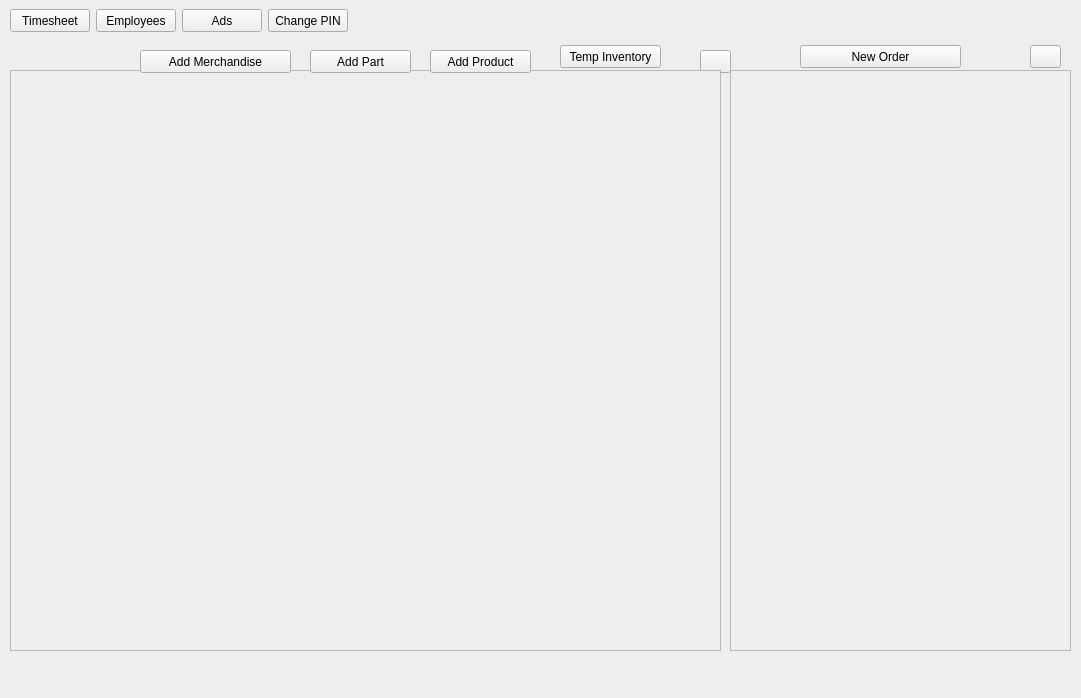
<?xml version="1.0" encoding="UTF-8"?>
<ui version="4.0">
 <class>merging</class>
 <widget class="QMainWindow" name="merging">
  <property name="geometry">
   <rect>
    <x>0</x>
    <y>0</y>
    <width>1081</width>
    <height>698</height>
   </rect>
  </property>
  <property name="windowTitle">
   <string>MainWindow</string>
  </property>
  <property name="styleSheet">
   <string notr="true">background-color: #eeeeee;
color: black;</string>
  </property>
  <widget class="QWidget" name="centralwidget">
   <widget class="QPushButton" name="filter_inventory_bt">
    <property name="geometry">
     <rect>
      <x>700</x>
      <y>50</y>
      <width>31</width>
      <height>23</height>
     </rect>
    </property>
    <property name="text">
     <string/>
    </property>
    <property name="icon">
     <iconset>
      <normaloff>images/filter.png</normaloff>images/filter.png</iconset>
    </property>
   </widget>
   <widget class="QPushButton" name="new_order_bt">
    <property name="geometry">
     <rect>
      <x>800</x>
      <y>45</y>
      <width>161</width>
      <height>23</height>
     </rect>
    </property>
    <property name="text">
     <string>New Order</string>
    </property>
   </widget>
   <widget class="QWidget" name="horizontalLayoutWidget">
    <property name="geometry">
     <rect>
      <x>0</x>
      <y>0</y>
      <width>1081</width>
      <height>41</height>
     </rect>
    </property>
    <layout class="QHBoxLayout" name="horizontalLayout">
     <item>
      <spacer name="horizontalSpacer_2">
       <property name="orientation">
        <enum>Qt::Horizontal</enum>
       </property>
       <property name="sizeType">
        <enum>QSizePolicy::Fixed</enum>
       </property>
       <property name="sizeHint" stdset="0">
        <size>
         <width>10</width>
         <height>20</height>
        </size>
       </property>
      </spacer>
     </item>
     <item>
      <widget class="QPushButton" name="timesheet_bt">
       <property name="sizePolicy">
        <sizepolicy hsizetype="Fixed" vsizetype="Fixed">
         <horstretch>0</horstretch>
         <verstretch>0</verstretch>
        </sizepolicy>
       </property>
       <property name="minimumSize">
        <size>
         <width>80</width>
         <height>23</height>
        </size>
       </property>
       <property name="text">
        <string>Timesheet</string>
       </property>
      </widget>
     </item>
     <item>
      <widget class="QPushButton" name="employees_bt">
       <property name="sizePolicy">
        <sizepolicy hsizetype="Fixed" vsizetype="Fixed">
         <horstretch>0</horstretch>
         <verstretch>0</verstretch>
        </sizepolicy>
       </property>
       <property name="minimumSize">
        <size>
         <width>80</width>
         <height>23</height>
        </size>
       </property>
       <property name="text">
        <string>Employees</string>
       </property>
      </widget>
     </item>
     <item>
      <widget class="QPushButton" name="ads_bt">
       <property name="sizePolicy">
        <sizepolicy hsizetype="Fixed" vsizetype="Fixed">
         <horstretch>0</horstretch>
         <verstretch>0</verstretch>
        </sizepolicy>
       </property>
       <property name="minimumSize">
        <size>
         <width>80</width>
         <height>23</height>
        </size>
       </property>
       <property name="text">
        <string>Ads</string>
       </property>
      </widget>
     </item>
     <item>
      <widget class="QPushButton" name="change_pin_bt">
       <property name="sizePolicy">
        <sizepolicy hsizetype="Fixed" vsizetype="Fixed">
         <horstretch>0</horstretch>
         <verstretch>0</verstretch>
        </sizepolicy>
       </property>
       <property name="minimumSize">
        <size>
         <width>80</width>
         <height>23</height>
        </size>
       </property>
       <property name="text">
        <string>Change PIN</string>
       </property>
      </widget>
     </item>
     <item>
      <spacer name="horizontalSpacer">
       <property name="orientation">
        <enum>Qt::Horizontal</enum>
       </property>
       <property name="sizeHint" stdset="0">
        <size>
         <width>40</width>
         <height>20</height>
        </size>
       </property>
      </spacer>
     </item>
    </layout>
   </widget>
   <widget class="QWidget" name="widget" native="true">
    <property name="geometry">
     <rect>
      <x>0</x>
      <y>0</y>
      <width>1081</width>
      <height>41</height>
     </rect>
    </property>
    <property name="styleSheet">
     <string notr="true"/>
    </property>
   </widget>
   <widget class="QScrollArea" name="order_scroll_area">
    <property name="geometry">
     <rect>
      <x>730</x>
      <y>70</y>
      <width>341</width>
      <height>581</height>
     </rect>
    </property>
    <property name="widgetResizable">
     <bool>true</bool>
    </property>
    <widget class="QWidget" name="scrollAreaWidgetContents">
     <property name="geometry">
      <rect>
       <x>0</x>
       <y>0</y>
       <width>339</width>
       <height>579</height>
      </rect>
     </property>
    </widget>
   </widget>
   <widget class="QScrollArea" name="inventory_scroll_area">
    <property name="geometry">
     <rect>
      <x>10</x>
      <y>70</y>
      <width>711</width>
      <height>581</height>
     </rect>
    </property>
    <property name="widgetResizable">
     <bool>true</bool>
    </property>
    <widget class="QWidget" name="scrollAreaWidgetContents_2">
     <property name="geometry">
      <rect>
       <x>0</x>
       <y>0</y>
       <width>709</width>
       <height>579</height>
      </rect>
     </property>
    </widget>
   </widget>
   <widget class="QPushButton" name="filter_order_bt">
    <property name="geometry">
     <rect>
      <x>1030</x>
      <y>45</y>
      <width>31</width>
      <height>23</height>
     </rect>
    </property>
    <property name="text">
     <string/>
    </property>
    <property name="icon">
     <iconset>
      <normaloff>images/filter.png</normaloff>images/filter.png</iconset>
    </property>
   </widget>
   <widget class="QPushButton" name="temp_inv_bt">
    <property name="geometry">
     <rect>
      <x>560</x>
      <y>45</y>
      <width>101</width>
      <height>23</height>
     </rect>
    </property>
    <property name="text">
     <string>Temp Inventory</string>
    </property>
   </widget>
   <widget class="QPushButton" name="add_product_bt">
    <property name="geometry">
     <rect>
      <x>430</x>
      <y>50</y>
      <width>101</width>
      <height>23</height>
     </rect>
    </property>
    <property name="text">
     <string>Add Product</string>
    </property>
   </widget>
   <widget class="QPushButton" name="add_part_bt">
    <property name="geometry">
     <rect>
      <x>310</x>
      <y>50</y>
      <width>101</width>
      <height>23</height>
     </rect>
    </property>
    <property name="text">
     <string>Add Part</string>
    </property>
   </widget>
   <widget class="QPushButton" name="add_merch_bt">
    <property name="geometry">
     <rect>
      <x>140</x>
      <y>50</y>
      <width>151</width>
      <height>23</height>
     </rect>
    </property>
    <property name="text">
     <string>Add Merchandise</string>
    </property>
   </widget>
   <zorder>widget</zorder>
   <zorder>filter_inventory_bt</zorder>
   <zorder>new_order_bt</zorder>
   <zorder>horizontalLayoutWidget</zorder>
   <zorder>order_scroll_area</zorder>
   <zorder>inventory_scroll_area</zorder>
   <zorder>filter_order_bt</zorder>
   <zorder>temp_inv_bt</zorder>
   <zorder>add_product_bt</zorder>
   <zorder>add_part_bt</zorder>
   <zorder>add_merch_bt</zorder>
  </widget>
  <widget class="QMenuBar" name="menubar">
   <property name="geometry">
    <rect>
     <x>0</x>
     <y>0</y>
     <width>1081</width>
     <height>21</height>
    </rect>
   </property>
  </widget>
  <widget class="QStatusBar" name="statusbar"/>
 </widget>
 <resources/>
 <connections/>
</ui>
